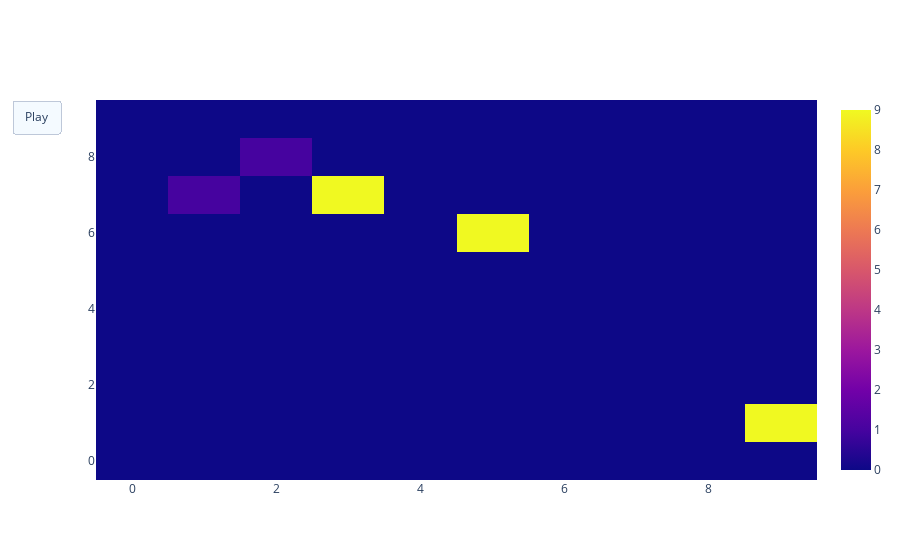

Source (notebook cell):
### Code cell
fig = go.Figure(data=go.Heatmap(z=tissue_frames_numeric[0]),
               frames=[go.Frame(data=go.Heatmap(z=tissue_frames_numeric[i])) for i in range(len(tissue_frames_numeric))])
fig.update_layout(
    updatemenus=[
        dict(type="buttons", visible=True,
        buttons=[dict(label="Play", method="animate", args=[None])]
            )])
fig.show()

### Figure 1 — Plotly figure (JSON) as saved in the notebook; plotly's stock layout.template omitted (floating-point values rounded to 4 significant figures)
{"data": [{"type": "heatmap", "z": [[0, 0, 0, 0, 0, 0, 0, 0, 0, 0], [0, 0, 0, 0, 0, 0, 0, 0, 0, 9], [0, 0, 0, 0, 0, 0, 0, 0, 0, 0], [0, 0, 0, 0, 0, 0, 0, 0, 0, 0], [0, 0, 0, 0, 0, 0, 0, 0, 0, 0], [0, 0, 0, 0, 0, 0, 0, 0, 0, 0], [0, 0, 0, 0, 0, 9, 0, 0, 0, 0], [0, 1, 0, 9, 0, 0, 0, 0, 0, 0], [0, 0, 1, 0, 0, 0, 0, 0, 0, 0], [0, 0, 0, 0, 0, 0, 0, 0, 0, 0]]}], "layout": {"updatemenus": [{"buttons": [{"args": [null], "label": "Play", "method": "animate"}], "type": "buttons", "visible": true}]}}
